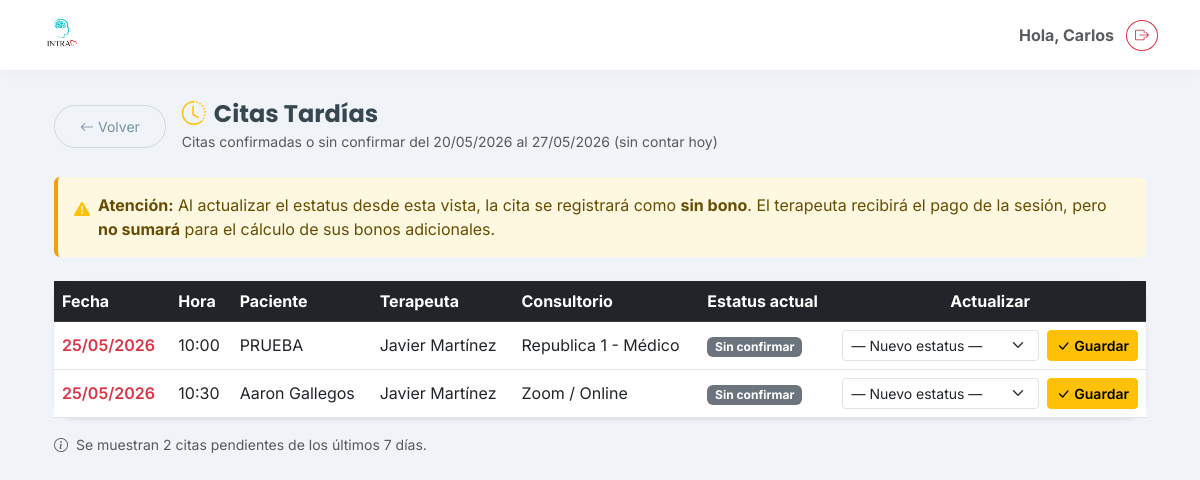
/citas/tardias/ (signed in), run on the app's committed database.
### clinica/models.py (models this page shows, shortened)
class Cita(models.Model):
    ESTATUS_CONFIRMADA = 'confirmada'
    ESTATUS_SIN_CONFIRMAR = 'sin_confirmar'
    ESTATUS_REAGENDO = 'reagendo'
    ESTATUS_CANCELO = 'cancelo'
    ESTATUS_SI_ASISTIO = 'si_asistio'
    ESTATUS_NO_ASISTIO = 'no_asistio'
    ESTATUS_INCIDENCIA = 'incidencia'
    ESTATUS_CHOICES = [
        (ESTATUS_CONFIRMADA, 'Confirmada'),
        (ESTATUS_SIN_CONFIRMAR, 'Sin confirmar'),
        (ESTATUS_REAGENDO, 'Reagendo'),
        (ESTATUS_CANCELO, 'Cancelo'),
        (ESTATUS_SI_ASISTIO, 'Si asistio'),
        (ESTATUS_NO_ASISTIO, 'No asistio'),
        (ESTATUS_INCIDENCIA, 'Incidencia'),
    ]
    ESTATUS_ACTIVOS = (
        ESTATUS_CONFIRMADA,
        ESTATUS_SIN_CONFIRMAR,
        ESTATUS_REAGENDO,
        ESTATUS_INCIDENCIA,
    )
    TIPO_NUEVO = 'N'
    TIPO_REFERIDO = 'R'
    TIPO_SEGUIMIENTO = 'S'
    TIPO_PACIENTE_CHOICES = [
        (TIPO_NUEVO, 'Nuevo'),
        (TIPO_REFERIDO, 'Referido'),
        (TIPO_SEGUIMIENTO, 'Seguimiento'),
    ]
    PAGO_CHOICES = [
        ('Terminal', 'Terminal'),
        ('Transferencia', 'Transferencia'),
        ('Efectivo', 'Efectivo'),
        ('Pase', 'Pase'),
    ]
    paciente = models.ForeignKey(Paciente, on_delete=models.CASCADE, related_name='citas')
    pacientes_adicionales = models.ManyToManyField(
        Paciente,
        blank=True,
        related_name='citas_como_adicional',
    )
    expediente_grupal = models.ForeignKey(
        'ExpedienteGrupal',
        on_delete=models.SET_NULL,
        null=True,
        blank=True,
        related_name='citas',
    )
    fecha = models.DateField()
    hora = models.TimeField()
    tipo_paciente = models.CharField(
        max_length=1,
        choices=TIPO_PACIENTE_CHOICES,
        default=TIPO_SEGUIMIENTO,
    )
    division = models.ForeignKey(Division, on_delete=models.SET_NULL, null=True)
    consultorio = models.ForeignKey(Consultorio, on_delete=models.SET_NULL, null=True)
    servicio = models.ForeignKey(Servicio, on_delete=models.SET_NULL, null=True)
    terapeuta = models.ForeignKey(Terapeuta, on_delete=models.SET_NULL, null=True)
    costo = models.DecimalField(max_digits=10, decimal_places=2, null=True, blank=True)
    metodo_pago = models.CharField(
        max_length=50,
        choices=PAGO_CHOICES,
        null=True,
        blank=True,
    )
    estatus = models.CharField(
        max_length=20,
        choices=ESTATUS_CHOICES,
        default=ESTATUS_SIN_CONFIRMAR,
    )
    folio_fiscal = models.CharField(max_length=100, blank=True, null=True)
    notas = models.TextField(blank=True, null=True)
    sin_bono = models.BooleanField(
        default=False,
        help_text="Si True, la cita se paga al terapeuta pero no suma para el cálculo de bonos adicionales.",
    )
    tiene_descuento = models.BooleanField(
        null=True, blank=True,
        help_text="Indica si el paciente tiene descuento / estudio socioeconómico activo al momento de la cita."
    )
    class Meta:
        verbose_name = "Cita"
        verbose_name_plural = "Citas"
        ordering = ['-fecha', '-hora']

class Paciente(models.Model):
    TIPO_CONTACTO_CHOICES = [
        ('propio', 'Propio'),
        ('madre', 'Madre'),
        ('padre', 'Padre'),
        ('pareja', 'Pareja'),
        ('otro', 'Otro'),
    ]
    SEXO_CHOICES = [
        ('Femenino', 'Femenino'),
        ('Masculino', 'Masculino'),
    ]
    usuario = models.OneToOneField(User, on_delete=models.SET_NULL, null=True, blank=True, related_name='perfil_paciente')
    nombre = models.CharField(max_length=200, verbose_name="Nombre Completo")
    fecha_nacimiento = models.DateField(verbose_name="Fecha de Nacimiento")
    nombre_normalizado = models.CharField(max_length=200, blank=True, editable=False)
    sexo = models.CharField(
        max_length=20,
        choices=SEXO_CHOICES,
        default='Femenino',
        verbose_name="Sexo"
    )
    telefono = models.CharField(max_length=20, verbose_name="Teléfono (WhatsApp)")
    identidad_contacto = models.CharField(max_length=20, choices=TIPO_CONTACTO_CHOICES, default='propio')
    servicio_inicial = models.ForeignKey('Servicio', on_delete=models.SET_NULL, null=True, verbose_name="Servicio Inicial")
    consentimiento_firmado = models.FileField(upload_to='documentos/', blank=True, null=True)
    estudio_socioeconomico = models.FileField(upload_to='documentos/', blank=True, null=True)
    apertura_expediente = models.FileField(upload_to='documentos/', blank=True, null=True)
    resumen_clinico = models.TextField(blank=True, null=True)
    empresa = models.ForeignKey(
        'Empresa', on_delete=models.SET_NULL, null=True, blank=True,
        related_name='pacientes'
    )
    division = models.ForeignKey(
        'Division', on_delete=models.SET_NULL, null=True, blank=True,
        related_name='pacientes', verbose_name='División'
    )
    pacientes_relacionados = models.ManyToManyField('self', blank=True, symmetrical=True)
    enlace_resultados = models.URLField(blank=True, null=True)
    fecha_registro = models.DateTimeField(auto_now_add=True)
    def __str__(self):
        return self.nombre
    class Meta:
        verbose_name = "Paciente"
        verbose_name_plural = "Pacientes"

class Terapeuta(models.Model):
    usuario = models.OneToOneField(User, on_delete=models.SET_NULL, null=True, blank=True, related_name='perfil_terapeuta')
    nombre = models.CharField(max_length=100)
    activo = models.BooleanField(default=True)
    def __str__(self):
        return self.nombre

class Consultorio(models.Model):
    SEDE_CHOICES = [
        ('republica',      'República'),
        ('morelos',        'Morelos'),
        ('colinas',        'Colinas'),
        ('trabajo_social', 'Trabajo Social'),
        ('zoom',           'Zoom / Online'),
        ('externo',        'Externo'),
    ]
    nombre = models.CharField(max_length=100)
    sede   = models.CharField(max_length=20, choices=SEDE_CHOICES, null=True, blank=True)
    activo = models.BooleanField(default=False)
    def __str__(self):
        return self.nombre

### clinica/views.py (the view, shortened to what this page needs)
# urls.py: path('citas/tardias/', clinica_views.citas_tardias, name='citas_tardias'),
@login_required
def citas_tardias(request):
    if not (request.user.is_staff or request.user.is_superuser):
        return redirect('home')
    hoy = date.today()
    desde = hoy - timedelta(days=7)
    ESTATUS_VALIDOS = {
        Cita.ESTATUS_SI_ASISTIO:    'Si asistió',
        Cita.ESTATUS_NO_ASISTIO:    'No asistió',
        Cita.ESTATUS_CANCELO:       'Canceló',
        Cita.ESTATUS_INCIDENCIA:    'Incidencia',
    }
    citas_qs = (
        Cita.objects
        .filter(
            fecha__gte=desde,
            fecha__lt=hoy,
            estatus__in=[Cita.ESTATUS_CONFIRMADA, Cita.ESTATUS_SIN_CONFIRMAR],
        )
        .select_related('paciente', 'terapeuta', 'consultorio')
        .order_by('fecha', 'hora')
    )
    return render(request, 'clinica/citas_tardias.html', {
        'citas': citas_qs,
        'estatus_opciones': ESTATUS_VALIDOS,
        'desde': desde,
        'hoy': hoy,
    })

### clinica/templates/clinica/citas_tardias.html (shortened to what this page needs)
{% extends 'clinica/base.html' %}
{% block content %}
<div class="container mt-4 mb-5">
    <div class="d-flex align-items-center gap-3 mb-4">
        <a href="{% url 'home' %}" class="btn btn-outline-secondary btn-sm">
            <i class="bi bi-arrow-left me-1"></i>Volver
        </a>
        <div>
            <h4 class="mb-0 fw-bold">
                <i class="bi bi-clock-history me-2 text-warning"></i>Citas Tardías
            </h4>
            <small class="text-muted">
                Citas confirmadas o sin confirmar del {{ desde|date:"d/m/Y" }} al {{ hoy|date:"d/m/Y" }} (sin contar hoy)
            </small>
        </div>
    </div>
    <div class="alert alert-warning border-0 d-flex gap-2 align-items-start mb-4" style="background:#fff8e1; border-left:4px solid #f59e0b !important; border-left-style:solid !important;">
        <i class="bi bi-exclamation-triangle-fill text-warning mt-1"></i>
        <div>
            <strong>Atención:</strong> Al actualizar el estatus desde esta vista, la cita se registrará
            como <strong>sin bono</strong>. El terapeuta recibirá el pago de la sesión, pero
            <strong>no sumará</strong> para el cálculo de sus bonos adicionales.
        </div>
    </div>
    {% if citas %}
    <div class="card border-0 shadow-sm">
        <div class="card-body p-0">
            <div class="table-responsive">
                <table class="table table-hover align-middle mb-0">
                    <thead class="table-dark">
                        <tr>
                            <th>Fecha</th>
                            <th>Hora</th>
                            <th>Paciente</th>
                            <th>Terapeuta</th>
                            <th>Consultorio</th>
                            <th>Estatus actual</th>
                            <th class="text-center">Actualizar</th>
                        </tr>
                    </thead>
                    <tbody>
                        {% for cita in citas %}
                        <tr>
                            <td class="fw-semibold text-danger">{{ cita.fecha|date:"d/m/Y" }}</td>
                            <td>{{ cita.hora|time:"H:i" }}</td>
                            <td>{{ cita.paciente }}</td>
                            <td>{{ cita.terapeuta|default:"—" }}</td>
                            <td>{{ cita.consultorio|default:"—" }}</td>
                            <td>
                                {% if cita.estatus == 'confirmada' %}
                                    <span class="badge bg-success">Confirmada</span>
                                {% else %}
                                    <span class="badge bg-secondary">Sin confirmar</span>
                                {% endif %}
                            </td>
                            <td>
                                <form method="post" class="d-flex gap-2 align-items-center justify-content-center">
                                    <select name="estatus" class="form-select form-select-sm" style="min-width:150px;" required>
                                        <option value="">— Nuevo estatus —</option>
                                    </select>
                                    <button type="submit" class="btn btn-sm btn-warning fw-semibold text-nowrap">
                                        <i class="bi bi-check-lg me-1"></i>Guardar
                                    </button>
                                </form>
                            </td>
                        </tr>
                        {% endfor %}
                    </tbody>
                </table>
            </div>
        </div>
    </div>
    <p class="text-muted mt-3 small">
        <i class="bi bi-info-circle me-1"></i>
        Se muestran {{ citas|length }} cita{{ citas|length|pluralize }} pendiente{{ citas|length|pluralize }} de los últimos 7 días.
    </p>
    {% endif %}
</div>
{% endblock %}

### clinica/templates/clinica/base.html (shortened to what this page needs)
{% load static %}
<!DOCTYPE html>
<html lang="es">
<head>
    <link href="https://cdn.jsdelivr.net/npm/bootstrap@5.3.0/dist/css/bootstrap.min.css" rel="stylesheet">
    <link rel="stylesheet" href="https://cdn.jsdelivr.net/npm/bootstrap-icons@1.10.5/font/bootstrap-icons.css">
</head>
<body>
    <nav class="navbar navbar-expand-lg fixed-top">
        <div class="container">
            <a class="navbar-brand d-flex align-items-center" href="{% url 'home' %}">
               <img src="{% static 'clinica/images/logo.png' %}" alt="Logo INTRA" class="me-2">
            </a>
            <div class="d-flex align-items-center gap-2">
                <span class="me-1 text-muted fw-bold d-none d-md-block">
                    Hola, {{ user.username|title }}
                </span>
<form action="{% url 'logout' %}" method="post">
                    <button type="submit" class="btn btn-outline-danger btn-sm rounded-circle" title="Cerrar Sesión">
                        <i class="bi bi-box-arrow-right"></i>
                    </button>
                </form>
            </div>
        </div>
    </nav>
    <div class="container" style="margin-top: 100px;">
        {% block content %}
        {% endblock %}
    </div>
</body>
<link href="https://cdn.jsdelivr.net/npm/select2@4.1.0-rc.0/dist/css/select2.min.css" rel="stylesheet" />
<link rel="stylesheet" href="https://cdn.jsdelivr.net/npm/select2-bootstrap-5-theme@1.3.0/dist/select2-bootstrap-5-theme.min.css" />
</html>

### clinica/templates/clinica/base.html (style rules this page uses)
:root { --intra-primary: #26C6DA; --intra-secondary: #EF5350; --intra-dark: #37474F; --intra-light: #F0F4F8; --intra-white: #FFFFFF; }
body { background-color: var(--intra-light); font-family: 'Inter', sans-serif; color: var(--intra-dark); }
h1, h2, h3, h4, h5, .navbar-brand { font-family: 'Poppins', sans-serif; }
.btn-outline-secondary { border-color: #CFD8DC; color: #78909C; border-radius: 50px; padding: 10px 25px; }
.card { border: none; border-radius: 20px; box-shadow: 0 10px 30px rgba(0,0,0,0.05); }
.navbar { background-color: var(--intra-white); box-shadow: 0 2px 15px rgba(0,0,0,0.03); padding-top: 10px; padding-bottom: 10px; }
.navbar-brand img { height: 40px; width: auto; }

### data on the page
Cita: fecha "25/05/2026", hora "10:00", paciente "PRUEBA", terapeuta "Javier Martínez", consultorio "Republica 1 - Médico", estatus "Sin confirmar"
Cita: fecha "25/05/2026", hora "10:30", paciente "Aaron Gallegos", terapeuta "Javier Martínez", consultorio "Zoom / Online", estatus "Sin confirmar"

### other printed values
{{ user.username|title }} "Carlos"
{{ citas|length }} "2"
